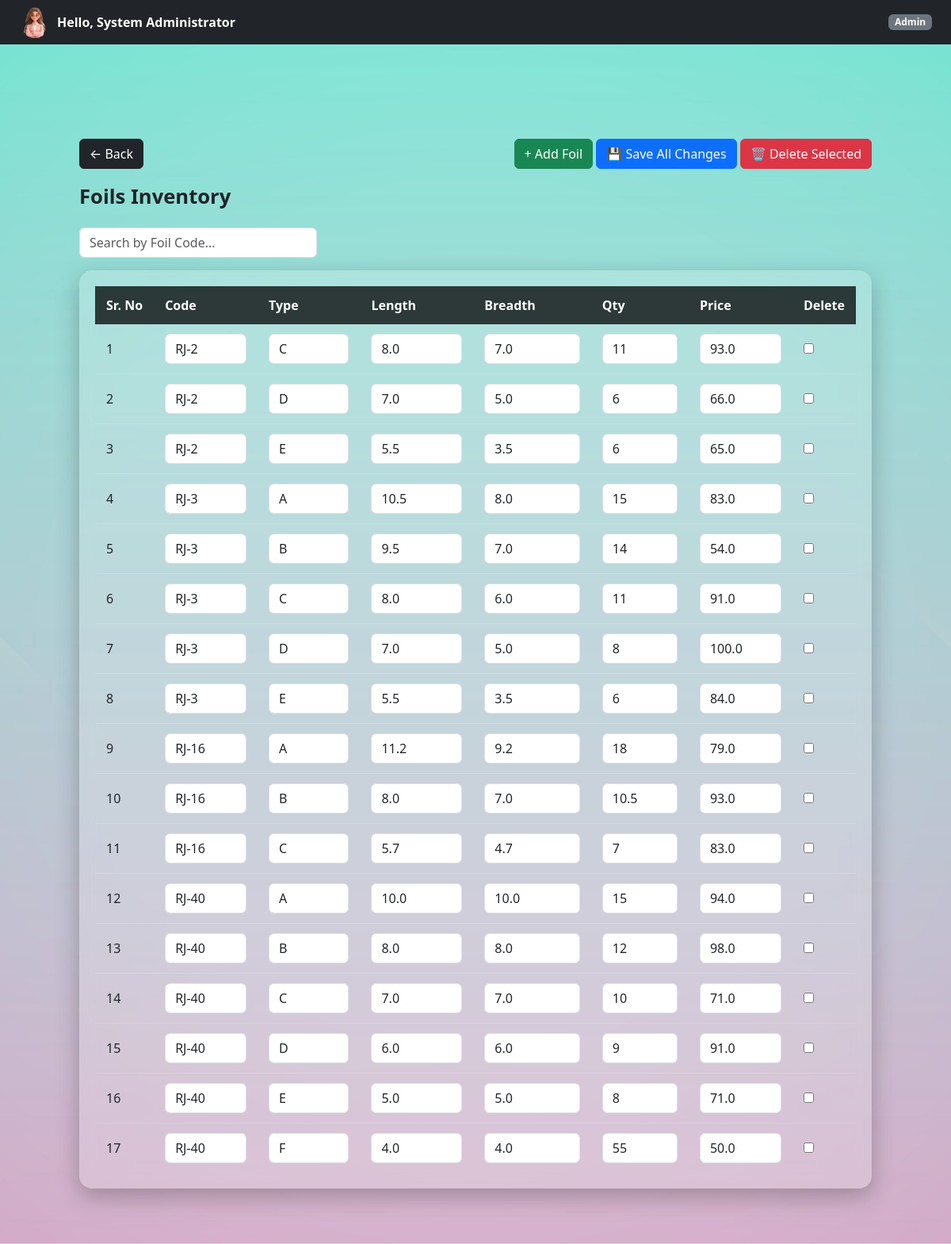
Before: /admin/foils (signed in) with the older database file.
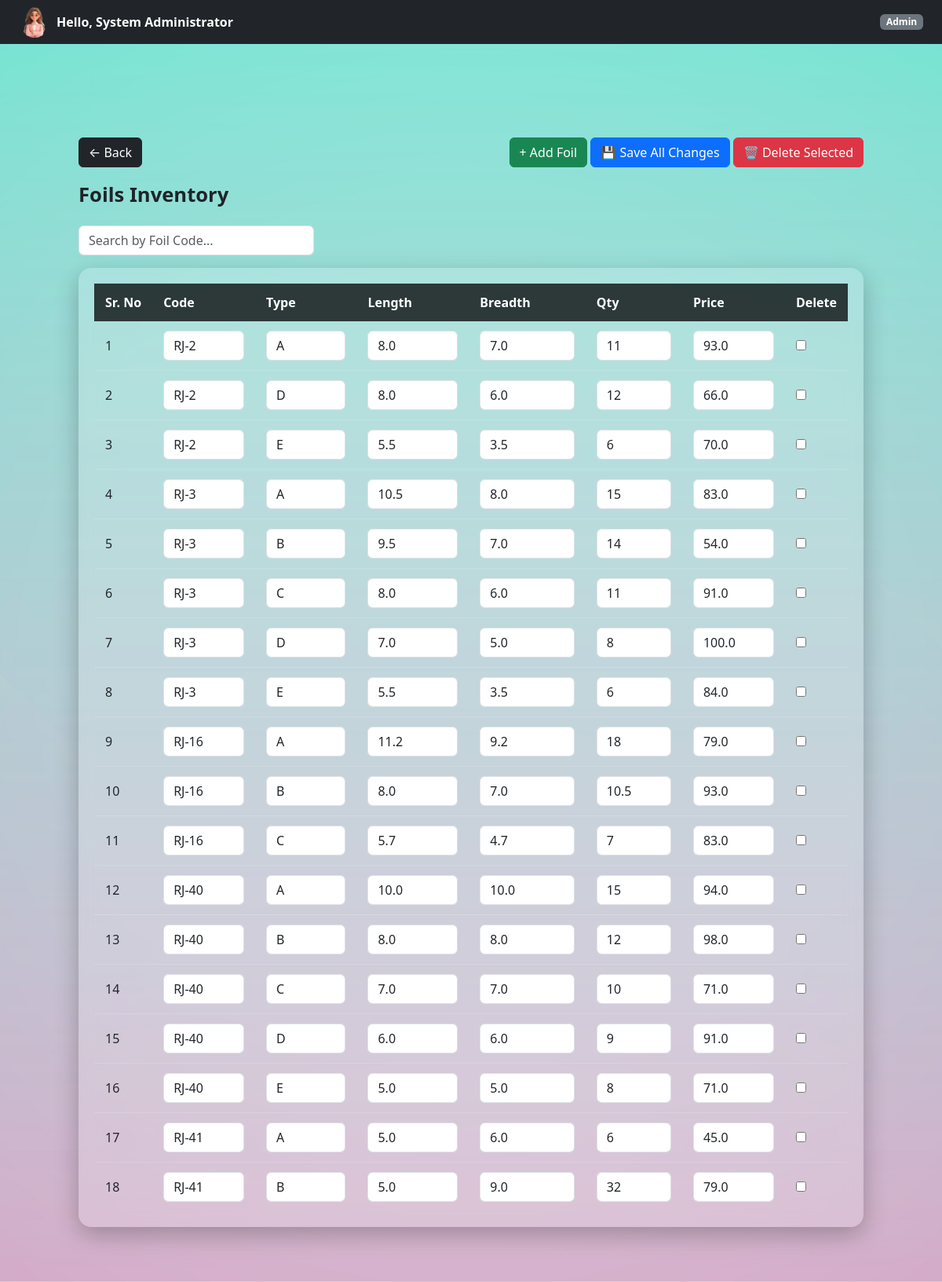
After: the same page with the newer database file.
### controller/models.py (models this page shows)
class Foil(db.Model):
    __tablename__ = "foils"
    id = db.Column(db.Integer, primary_key=True)
    foil_code = db.Column(db.String(50),  nullable=False)
    foil_type = db.Column(db.String(20), nullable=False)
    length_in = db.Column(db.Float, nullable=False)
    breadth_in = db.Column(db.Float, nullable=False)
    quantity = db.Column(db.Integer, default=0)
    price = db.Column(db.Float, nullable=False)

### controller/admin.py (the view)
@admin_bp.route("/foils")
@login_required
@role_required("Admin")
def view_foils():
    foils = Foil.query.all()
    return render_template("admin/foil.html", foils=foils)

### templates/admin/foil.html (shortened to what this page needs)
{% extends "base.html" %}
{% block page_class %}company-dashboard-bg{% endblock %}
{% block free_content %}
{% include "partials/navbar.html" %}
<div class="dashboard-container">
<div class="d-flex justify-content-between align-items-center mb-3">
    <a href="{{ url_for('admin.dashboard') }}" class="btn btn-dark">
        ← Back
    </a>
    <div>
        <button class="btn btn-success"
            onclick="document.getElementById('add-row').style.display='table-row'">
            + Add Foil
        </button>
        <button form="bulkForm" class="btn btn-primary">
            💾 Save All Changes
        </button>
    <button type="button" class="btn btn-danger"
        onclick="deleteSelected()">
    🗑 Delete Selected
</button>
    </div>
</div>
    <div class="page-title">Foils Inventory</div>
<input
    type="text"
    id="searchInput"
    placeholder="Search by Foil Code..."
    class="form-control mb-3"
    style="max-width: 300px;"
>
    <form id="bulkForm" method="POST" action="{{ url_for('admin.bulk_update_foils') }}">
<div class="glass-table">
    <table>
        <thead>
            <tr>
                <th>Sr. No</th>
                <th>Code</th>
                <th>Type</th>
                <th>Length</th>
                <th>Breadth</th>
                <th>Qty</th>
                <th>Price</th>
                <th>Delete</th>
            </tr>
        </thead>
        <tbody id="foilTableBody">
            {% for foil in foils %}
            <tr>
                <td class="sr-no">{{ loop.index }}</td>
    <td><input name="foil_code[]" value="{{ foil.foil_code }}" class="form-control"></td>
    <td><input name="foil_type[]" value="{{ foil.foil_type }}" class="form-control"></td>
    <td><input name="length_in[]" type="number" step="0.01" value="{{ foil.length_in }}" class="form-control"></td>
    <td><input name="breadth_in[]" type="number" step="0.01" value="{{ foil.breadth_in }}" class="form-control"></td>
    <td><input name="quantity[]" type="number" value="{{ foil.quantity }}" class="form-control"></td>
    <td><input name="price[]" type="number" step="0.01" value="{{ foil.price }}" class="form-control"></td>
                <td>
        <input type="checkbox" name="selected_ids[]" value="{{ foil.id }}">
    </td>
            </tr>
            {% endfor %}
        </tbody>
    </table>
</div>
</form>
    </div>
</div>
{% endblock %}

### templates/base.html (shortened to what this page needs)
<!DOCTYPE html>
<html lang="en">
<head>
    <link rel="stylesheet" href="{{ url_for('static', filename='styles/bootstrap/css/bootstrap.min.css') }}">
    <link rel="stylesheet" href="{{ url_for('static', filename='styles/main.css') }}">
</head>
<body>
<div class="page-wrapper {% block page_class %}{% endblock %}">
    {% block free_content %}{% endblock %}
</body>
</html>

### templates/partials/navbar.html (shortened to what this page needs)
<nav class="navbar navbar-dark bg-dark fixed-top px-4 d-flex justify-content-between">
    <a
        class="d-flex align-items-center text-white text-decoration-none"
        data-bs-toggle="offcanvas"
        href="#profileSidebar"
        role="button"
    >
        <img
            src="{{ url_for('static', filename='scripts/images/profile.png') }}"
            width="40"
            height="40"
            class="rounded-circle me-2"
        >
        <strong>Hello, {{ session.get("user_name") }}</strong>
    </a>
    <span class="badge bg-secondary">
        {% if "Admin" in session.get("roles", []) %}
            Admin
        {% else %}
            Employee
        {% endif %}
    </span>
</nav>

### static/styles/main.css (style rules this page uses)
html, body { height: 100%; margin: 0; }
.page-wrapper { min-height: 100vh; width: 100%; display: flex; align-items: flex-start; justify-content: center; }
.company-dashboard-bg { background: url("../scripts/images/company1.jpg") no-repeat center center/cover; }
.dashboard-container { width: 100%; padding: 90px 40px 40px; }
.page-wrapper { padding: 30px 60px; }
.page-title { font-size: 1.6rem; font-weight: 600; color: #1f232a; margin-bottom: 20px; }
.glass-table { background: rgba(255, 255, 255, 0.18); backdrop-filter: blur(10px); -webkit-backdrop-filter: blur(10px); border-radius: 16px; padding: 20px; box-shadow: 0 10px 30px rgba(0, 0, 0, 0.25); width: 100%; overflow-x: auto; }
.glass-table table { width: 100%; border-collapse: collapse; }
.glass-table thead { background: rgba(0, 0, 0, 0.75); color: #ffffff; }
.glass-table th, .glass-table td { padding: 12px 14px; text-align: left; white-space: nowrap; }
.glass-table tbody tr { border-bottom: 1px solid rgba(255, 255, 255, 0.15); }
.glass-table tbody tr:last-child { border-bottom: none; }
body { padding-top: 55px; }

Changed rows visible on the page:
changed Foil (number 1 of 18 on the later page): foil_type "C" → "A"
changed Foil (number 2 of 18 on the later page): length_in "7.0" → "8.0"; breadth_in "5.0" → "6.0"; quantity "6" → "12"
changed Foil (number 3 of 18 on the later page): price "65.0" → "70.0"
changed Foil (number 17 of 18 on the later page): foil_code "RJ-40" → "RJ-41"; foil_type "F" → "A"; length_in "4.0" → "5.0"; breadth_in "4.0" → "6.0"; quantity "55" → "6"; price "50.0" → "45.0"
added Foil: foil_code "RJ-41", foil_type "B", length_in "5.0", breadth_in "9.0", quantity "32", price "79.0"
